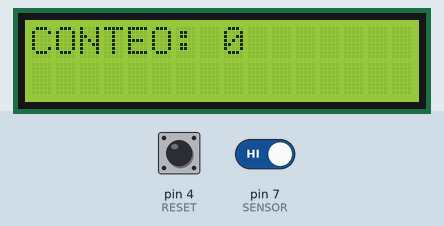
Bench run of a sketch on a simulated Arduino Uno, built with avr-gcc and run on an emulated ATmega328P. Shown: 16×2 character LCD. Inputs (shaded band) come from the test bench; at power-on: pin 4 (RESET) HIGH, pin 7 (SENSOR) HIGH.

Above: at 1.2 s.
1.3 s: pin 4 (RESET) pulled LOW for 0.15 s
At 2.41 s:
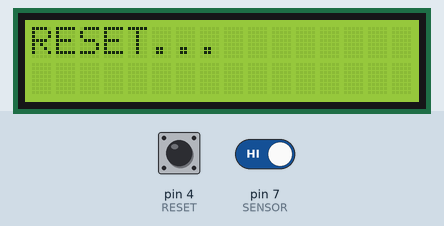
4.1 s: pin 7 (SENSOR) driven LOW
At 5.3 s:
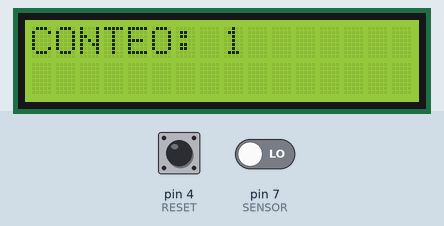
5.6 s: pin 4 (RESET) pulled LOW for 3.2 s
At 5.75 s:
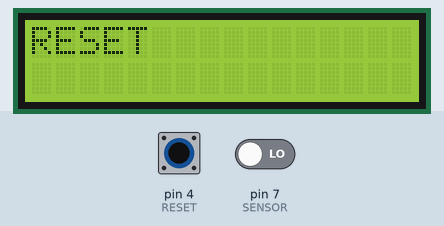
Timing chart, 0 to 8.6 s (numbered marks = the images above; inputs shaded):
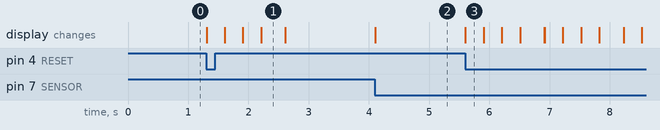

The sketch:

LCD.ino
```cpp
#include <LiquidCrystal.h>

const int RS = 2;
const int ENABLE = 3;
const int SENSOR = 7;
const int RESET = 4;

const int DESBLOQUEADO = 0;
const int BLOQUEADO = 1;

int contador =  0;
int estado =  0;

LiquidCrystal lcd(RS, ENABLE, 8, 9, 10, 11);

void setup() {
  pinMode(SENSOR, INPUT_PULLUP);
  pinMode(RESET, INPUT_PULLUP);
  lcd.begin(16, 2);
}

void loop() {

  int objeto = !digitalRead(SENSOR);
  int reset = !digitalRead(RESET);

  if (reset){
    lcd.setCursor(0,0);
    lcd.print("RESET            ");
    delay(300);
    lcd.setCursor(0,0);
    lcd.print("RESET.            ");
    delay(300);
    lcd.setCursor(0,0);
    lcd.print("RESET..            ");
    delay(300);
    lcd.setCursor(0,0);
    lcd.print("RESET...            ");
    delay(400);
    contador = 0;
  }

  if(objeto){
    if(estado == DESBLOQUEADO){
      contador++;
      estado = BLOQUEADO;
    }
  }
  else{
    estado = DESBLOQUEADO;
  }

  lcd.setCursor(0,0);
  lcd.print("CONTEO: ");
  lcd.print(contador);
  lcd.print("            ");

  // delay(100);
}
```

Measured:
- after the input at 1.3 s, the display: first changes at once (image 1 shows a later state)
- after the input at 4.1 s, the display: changes at once (image 2)
- after the input at 5.6 s, the display: changes at once (image 3)
- what the display in image 1 shows lasts 0.4 s, from 2.2 s to 2.6 s
